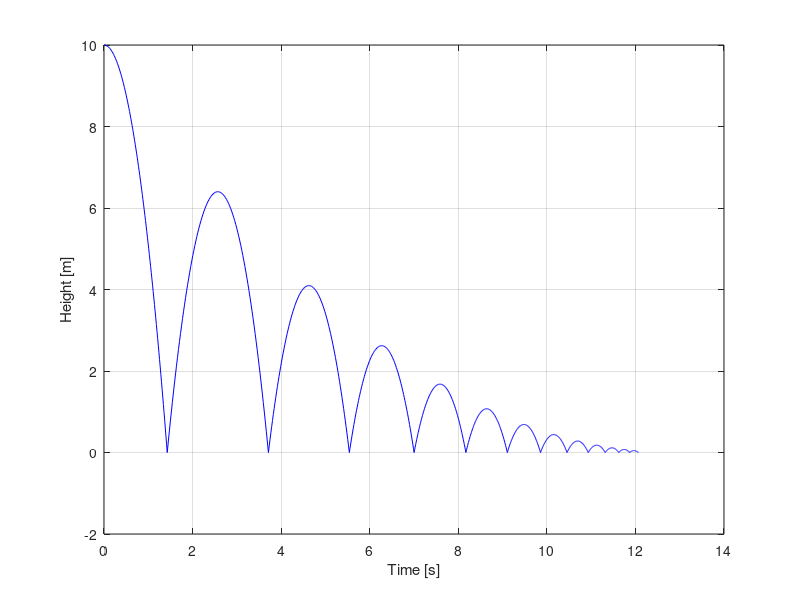

Write the MATLAB code that produced this figure.
%% Trajectory of a Rubber Ball
% A rubber ball is released from an initial height of 10m and hits the
% ground with a restitution coefficient of 0.8. Neglecting air resistance,
% determine the height of the ball as a function of time.

g = 9.81;% m/s^2
y0 = 10;% meters
t_range = [0 12];% sec
v0 = 0;% m/s
R = 0.80;% coefficient of restitution

% geometric sequence for impact time and velocity
%
% time elapsed between bounce n and n+1
t1 = sqrt(2*y0/g);  t = @(n) (n < 1 & n >= 0).*t1 + (n > 0).*2.*R.^(n).*t1;  

% the velocity just after impact n
v1 = sqrt(2*y0*g);  v = @(n) (n > 0).*R.^(n).*v1;% encodes v0 = 0

% cumulative time to bounce n > 0
% NOTE: 12 sec occurs between the 12th and 13th bounce
% t_cum = @(n) 2.*t1.*((1-R^n)./(1-R))-t1;

% alternatively
bounce = -1:1:12;
t_cum = cumsum(t(bounce));

% path of the ball from t = [t_cum(n) t_cum(n+1)]
y = @(n,t) (n < 1).*y0 + v(n).*t - 0.5.*g.*t.^2;

figure('name','Bouncing Rubber Ball');
tc = 0;
for k = 0:bounce(end)
   time = linspace(0,t(k));
   % shift the time window for each bounce
   tc = tc(end) + time;
   plot(tc,y(k,time),'b-');
   hold on;
end

xlabel('Time [s]'); ylabel('Height [m]');
grid on;
